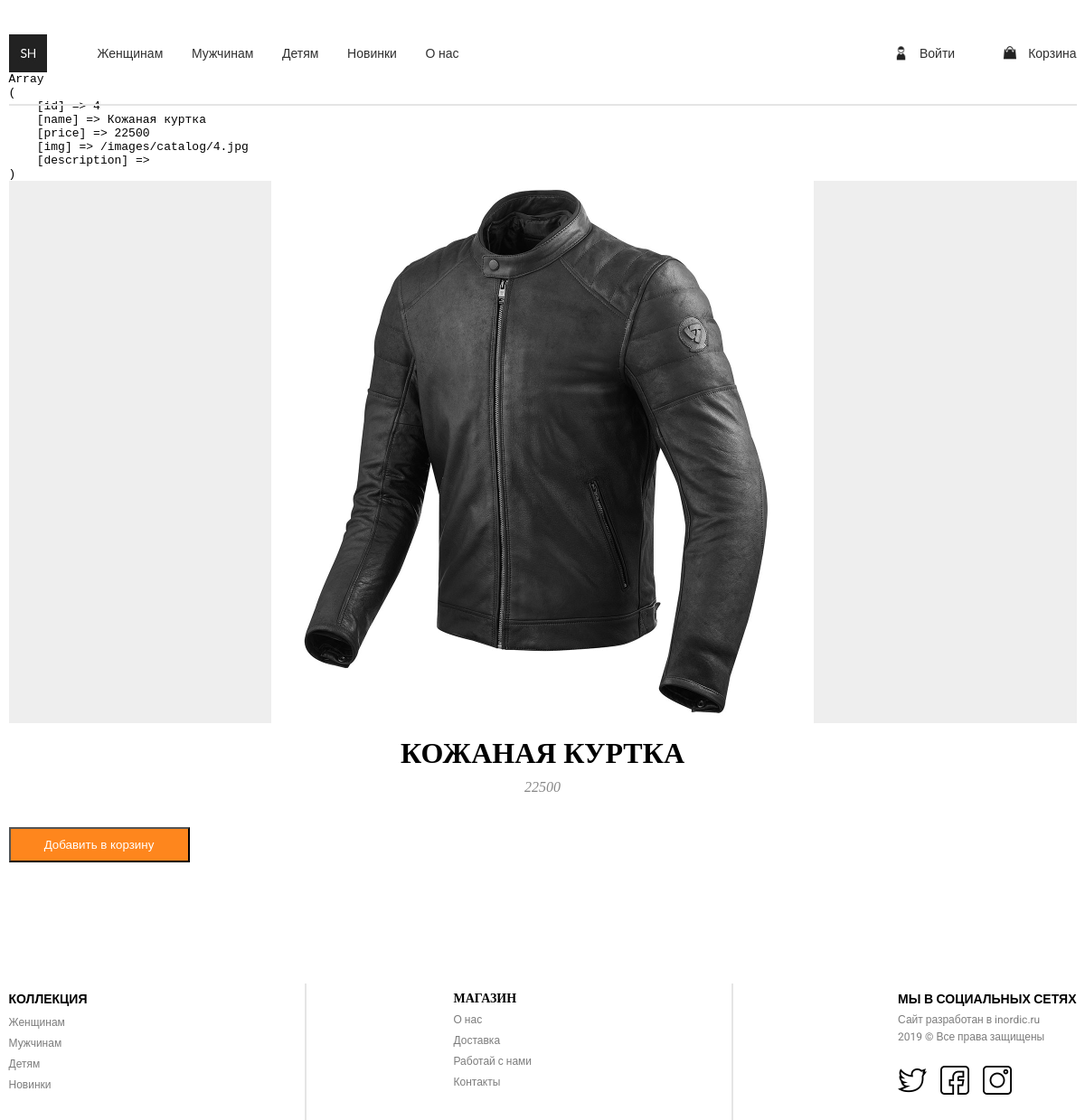
The page /product.php?id=4 on the database its author committed.
### tables this page shows
CREATE TABLE IF NOT EXISTS `products` (
  `id` int(11) NOT NULL AUTO_INCREMENT,
  `name` varchar(100) NOT NULL,
  `price` float NOT NULL,
  `img` varchar(255) NOT NULL,
  `description` text NOT NULL,
  PRIMARY KEY (`id`)
);

### product.php (the view, shortened to what this page needs)
<?php
    include('parts/header.php');
    $template = [
        'img'=> '',
        'name'=> '',
        'price'=> '',
        'description'=> ''
    ];
    if( !empty( $_GET['id'])){
       $sqli_product = "SELECT * FROM products WHERE id = {$_GET['id']}";
       $result_product = mysqli_query($link, $sqli_product);
       $template = mysqli_fetch_assoc($result_product);
    }else{
        header('Location: /catalog.php');
    }
?>
<div class="product">
    <div class="product-photo" style="background-image:url(<?=$template['img']?>)"></div>
    <h1 class="product-h1"><?=$template['name']?></h1>
    <div class="product-price"><?=$template['price']?></div>
    <button class="product-add-to-card" data-product-id="<?=$template['id']?>">Добавить в корзину</button>
</div>
 <?php
    include('parts/footer.php');
 ?>

### styles/style.css (style rules this page uses)
* { margin: 0; padding: 0; }

### styles/product.css (style rules this page uses)
.product-photo { height: 600px; background-color: #eeeeee; background-size: contain; background-position: center center; background-repeat: no-repeat; }
.product-h1 { text-align: center; margin-top: 15px; text-transform: uppercase; }
.product-price { margin-top: 10px; text-align: center; color: #888888; font-style: italic; }
.product-add-to-card { width: 200px; padding: 10px; text-align: center; color: #ffffff; background-color: #fe861d; margin: 20px auto; cursor: pointer; }

### rows shown on the page
products: img (picture), name "КОЖАНАЯ КУРТКА", price "22500"
